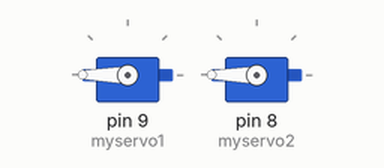
This sketch was run on a simulated Arduino Uno, built with avr-gcc and run on an emulated ATmega328P. Parts: 2 × servo.

Above: at 0.05 s.
At 0.2 s:
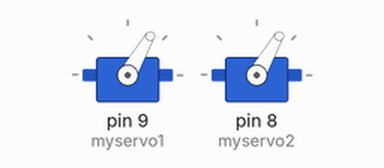
At 0.35 s:
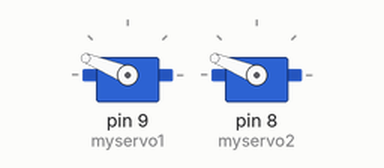
Timing chart, 0 to 6.8 s (numbered marks = the images above):
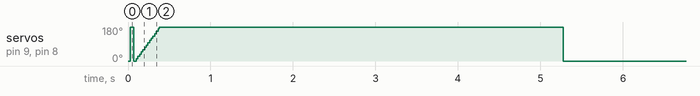

Measured:
- by itself, servo on pin 9 (myservo1), servo on pin 8 (myservo2): ramps from 0° to 180° and jumps back, once every 5.2 s

The sketch:

Motor_test.ino
```cpp
#include <Servo.h>
Servo myservo1;
  int pos=0;
Servo myservo2;
void setup() {
myservo1.attach(9);
myservo2.attach(8);
  // put your setup code here, to run once:
}

void loop() {
  // put your main code here, to run repeatedly:
  myservo1.write(pos);
  myservo2.write(pos);
  pos++;

}
```
